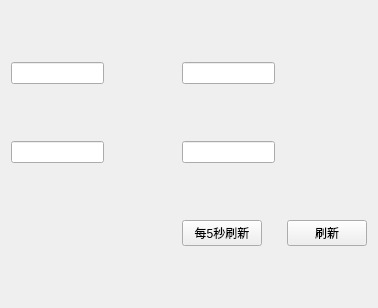
<?xml version="1.0" encoding="UTF-8"?>
<ui version="4.0">
 <class>showMessage</class>
 <widget class="QWidget" name="showMessage">
  <property name="geometry">
   <rect>
    <x>0</x>
    <y>0</y>
    <width>378</width>
    <height>308</height>
   </rect>
  </property>
  <property name="windowTitle">
   <string>Form</string>
  </property>
  <layout class="QGridLayout" name="gridLayout">
   <item row="2" column="2">
    <widget class="QPushButton" name="pushButton_2">
     <property name="text">
      <string>每5秒刷新</string>
     </property>
    </widget>
   </item>
   <item row="2" column="0" colspan="2">
    <spacer name="horizontalSpacer_5">
     <property name="orientation">
      <enum>Qt::Horizontal</enum>
     </property>
     <property name="sizeHint" stdset="0">
      <size>
       <width>173</width>
       <height>21</height>
      </size>
     </property>
    </spacer>
   </item>
   <item row="1" column="1">
    <spacer name="horizontalSpacer_3">
     <property name="orientation">
      <enum>Qt::Horizontal</enum>
     </property>
     <property name="sizeHint" stdset="0">
      <size>
       <width>82</width>
       <height>20</height>
      </size>
     </property>
    </spacer>
   </item>
   <item row="1" column="0">
    <widget class="QLineEdit" name="lineEdit_2"/>
   </item>
   <item row="2" column="3" colspan="2">
    <spacer name="horizontalSpacer_6">
     <property name="orientation">
      <enum>Qt::Horizontal</enum>
     </property>
     <property name="sizeHint" stdset="0">
      <size>
       <width>3</width>
       <height>20</height>
      </size>
     </property>
    </spacer>
   </item>
   <item row="1" column="4" colspan="2">
    <spacer name="horizontalSpacer_4">
     <property name="orientation">
      <enum>Qt::Horizontal</enum>
     </property>
     <property name="sizeHint" stdset="0">
      <size>
       <width>83</width>
       <height>20</height>
      </size>
     </property>
    </spacer>
   </item>
   <item row="0" column="1">
    <spacer name="horizontalSpacer">
     <property name="orientation">
      <enum>Qt::Horizontal</enum>
     </property>
     <property name="sizeHint" stdset="0">
      <size>
       <width>82</width>
       <height>20</height>
      </size>
     </property>
    </spacer>
   </item>
   <item row="0" column="4" colspan="2">
    <spacer name="horizontalSpacer_2">
     <property name="orientation">
      <enum>Qt::Horizontal</enum>
     </property>
     <property name="sizeHint" stdset="0">
      <size>
       <width>83</width>
       <height>20</height>
      </size>
     </property>
    </spacer>
   </item>
   <item row="1" column="2" colspan="2">
    <widget class="QLineEdit" name="lineEdit_4"/>
   </item>
   <item row="0" column="0">
    <widget class="QLineEdit" name="lineEdit"/>
   </item>
   <item row="0" column="2" colspan="2">
    <widget class="QLineEdit" name="lineEdit_3"/>
   </item>
   <item row="2" column="5">
    <widget class="QPushButton" name="pushButton">
     <property name="text">
      <string>刷新</string>
     </property>
    </widget>
   </item>
  </layout>
 </widget>
 <resources/>
 <connections/>
</ui>
